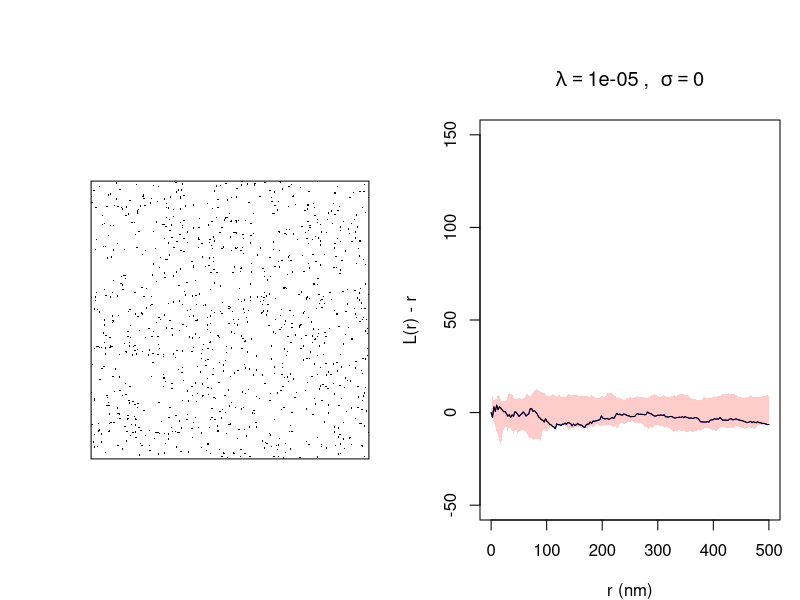
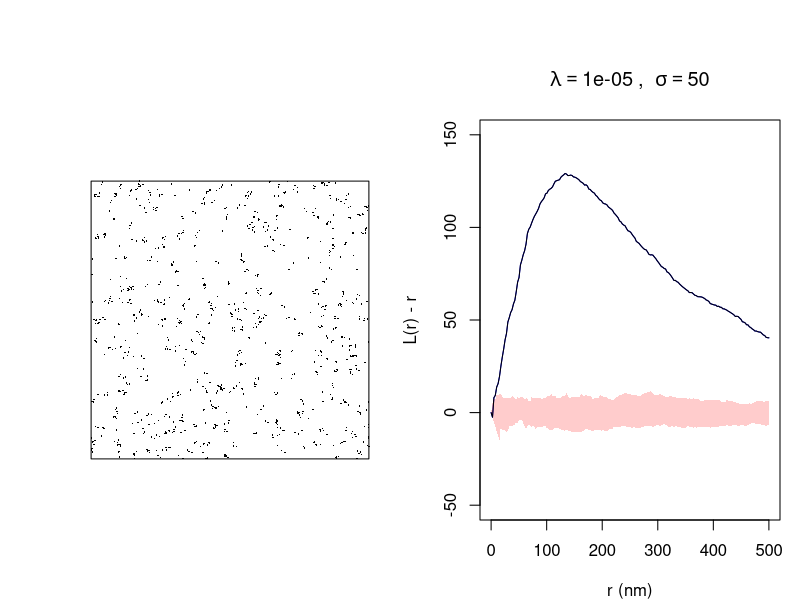
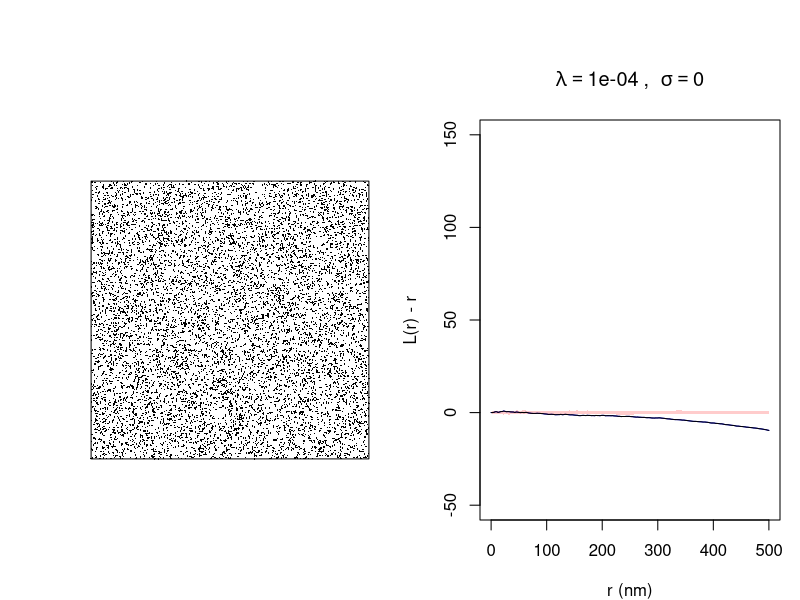
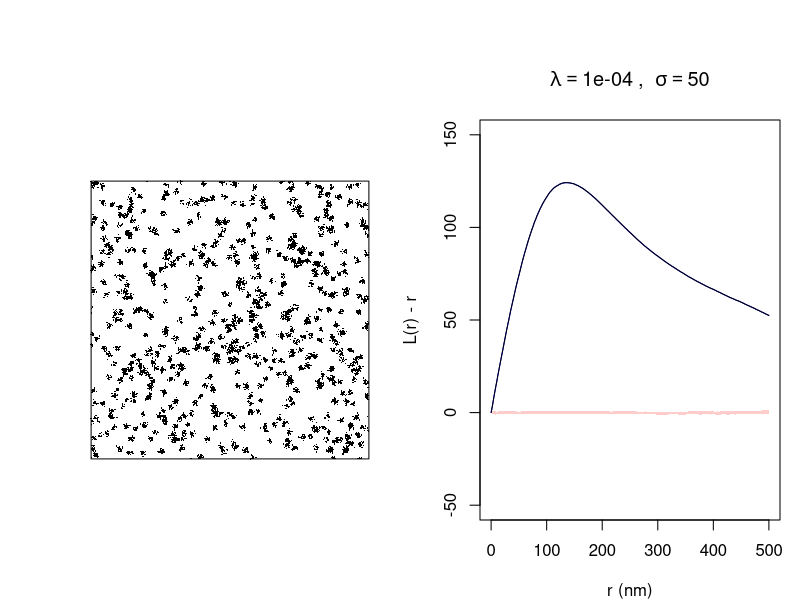
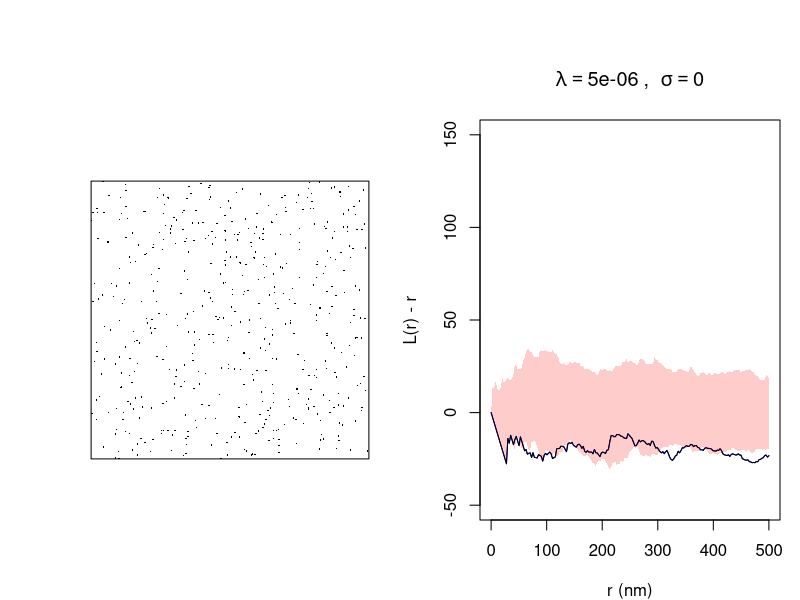
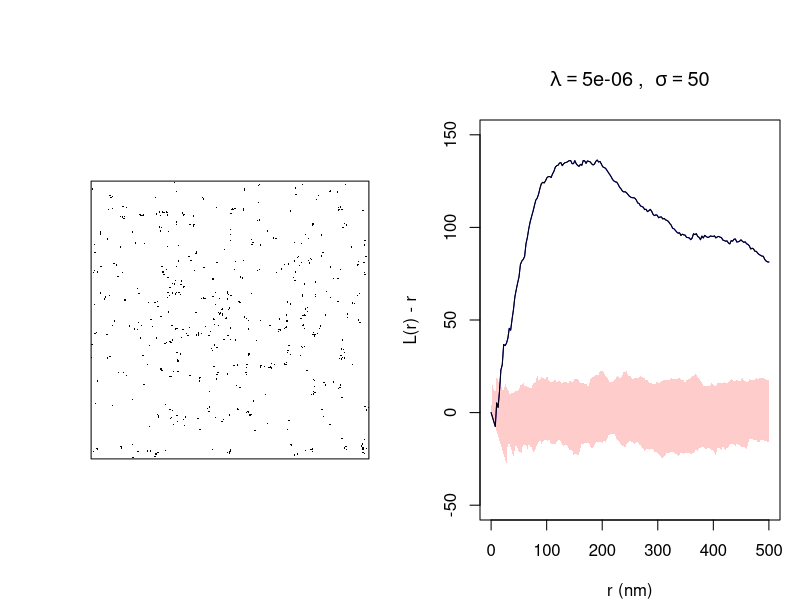

Write the R code that produced these figures, in order.
library(spatstat)

intensity_levels <- c(1e-05, 1e-04, 5e-06)
sigma_levels <- c(0.0, 50.0)
kappa <- 5e-06
window_size <- owin(c(0, 10000), c(0, 10000))
r_range <- seq(0, 500.0, length.out = 200)

plot_point_pattern_and_L_function <- function(ppp, intensity, sigma) {
  par(mfrow = c(1, 2), mar = c(4, 4, 4, 1), oma = c(0, 0, 2, 0), cex = 1.0)
  plot(ppp, main="", cex = 0.2, cols = "black", pch = 16, las = 1)
  
  L <- Lest(ppp, r=r_range, correction = "none")
  L_scaled <- L$un - L$r
  env <- envelope(ppp, Lest, nsim = 39, rank = 1, r = r_range)
  
  env_hi_scaled <- env$hi - env$r
  env_lo_scaled <- env$lo - env$r
  plot(L$r, L_scaled, type = "l", xlab = "r (nm)", ylab = "L(r) - r", main = bquote(lambda == .(intensity) ~ ", " ~ sigma == .(sigma)), ylim = c(-50, 150), col = "blue")
  polygon(c(env$r, rev(env$r)), c(env_hi_scaled, rev(env_lo_scaled)), col = rgb(1, 0, 0, 0.2), border = NA)
  lines(env$r, L_scaled, col = "black")
}

plot_index <- 1
for (intensity in intensity_levels) {
  for (sigma in sigma_levels) {
    if (sigma == 0) {
      ppp <- rpoispp(intensity, win = window_size)
    } else {
      ppp <- rThomas(kappa, sigma, intensity / kappa, win = window_size)
    }
    
    plot_point_pattern_and_L_function(ppp, intensity, sigma)
    
    plot_index <- plot_index + 1
  }
}
